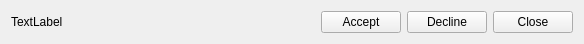
<?xml version="1.0" encoding="UTF-8"?>
<ui version="4.0">
 <class>Popup</class>
 <widget class="QWidget" name="Popup">
  <property name="geometry">
   <rect>
    <x>0</x>
    <y>0</y>
    <width>584</width>
    <height>33</height>
   </rect>
  </property>
  <property name="windowTitle">
   <string>Form</string>
  </property>
  <layout class="QHBoxLayout" name="horizontalLayout">
   <item>
    <widget class="QLabel" name="label">
     <property name="text">
      <string>TextLabel</string>
     </property>
    </widget>
   </item>
   <item>
    <spacer name="horizontalSpacer">
     <property name="orientation">
      <enum>Qt::Horizontal</enum>
     </property>
     <property name="sizeHint" stdset="0">
      <size>
       <width>40</width>
       <height>20</height>
      </size>
     </property>
    </spacer>
   </item>
   <item>
    <widget class="KPushButton" name="acceptButton">
     <property name="text">
      <string>Accept</string>
     </property>
    </widget>
   </item>
   <item>
    <widget class="KPushButton" name="declineButton">
     <property name="text">
      <string>Decline</string>
     </property>
    </widget>
   </item>
   <item>
    <widget class="KPushButton" name="closeButton">
     <property name="text">
      <string>Close</string>
     </property>
    </widget>
   </item>
  </layout>
 </widget>
 <customwidgets>
  <customwidget>
   <class>KPushButton</class>
   <extends>QPushButton</extends>
   <header>kpushbutton.h</header>
  </customwidget>
 </customwidgets>
 <resources/>
 <connections/>
</ui>
